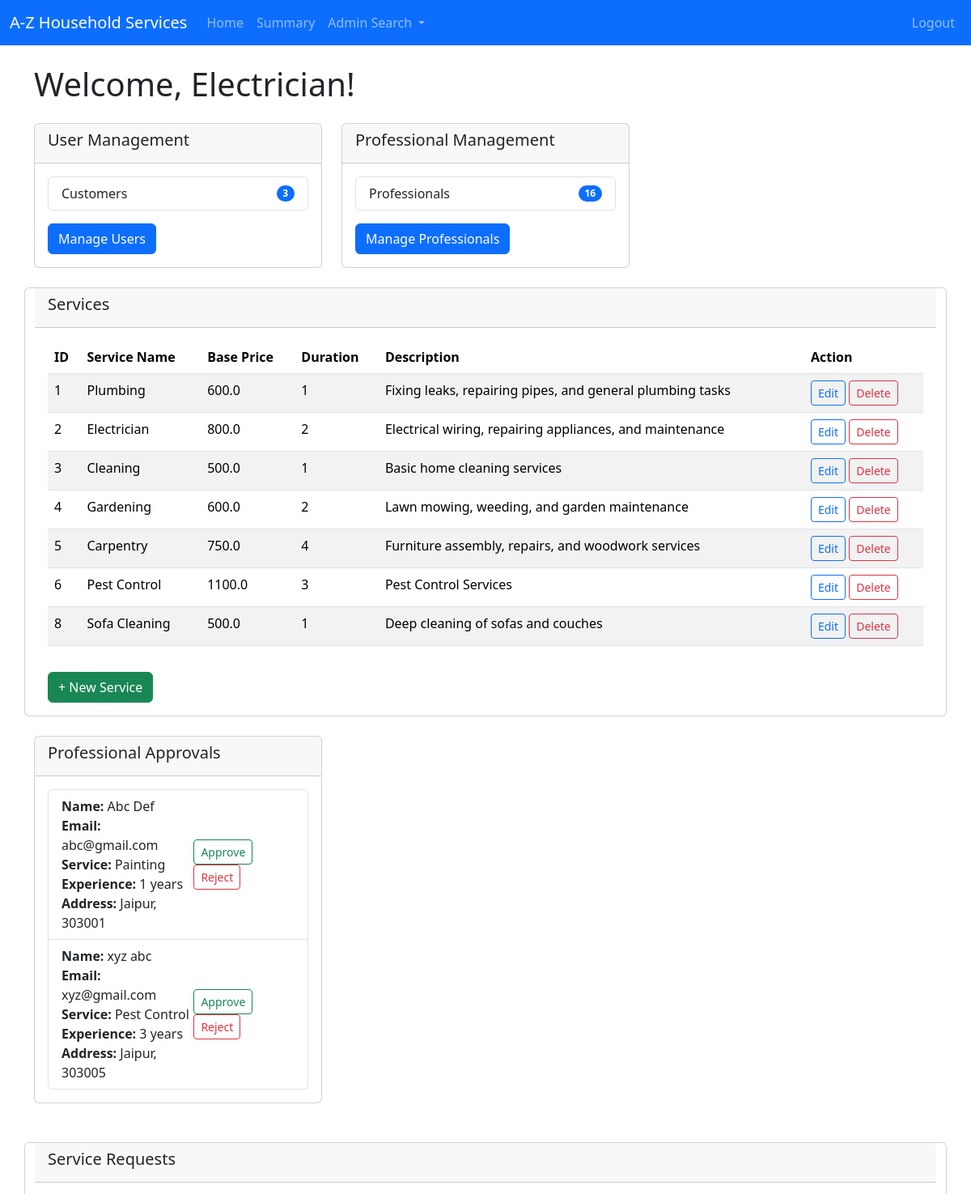
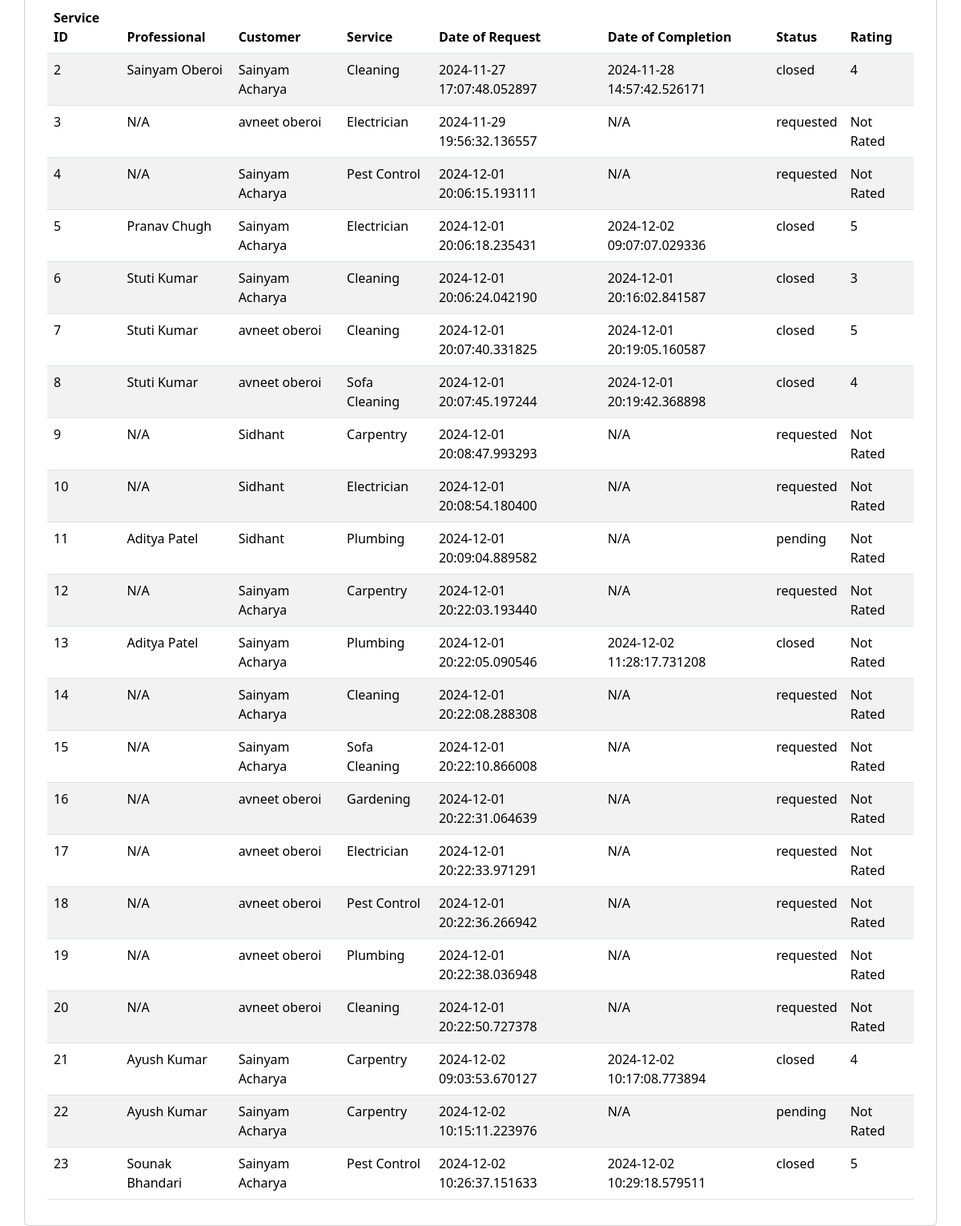
Page /admindashboard/Electrician (signed in) on the earlier database version (2 pictures, top to bottom).
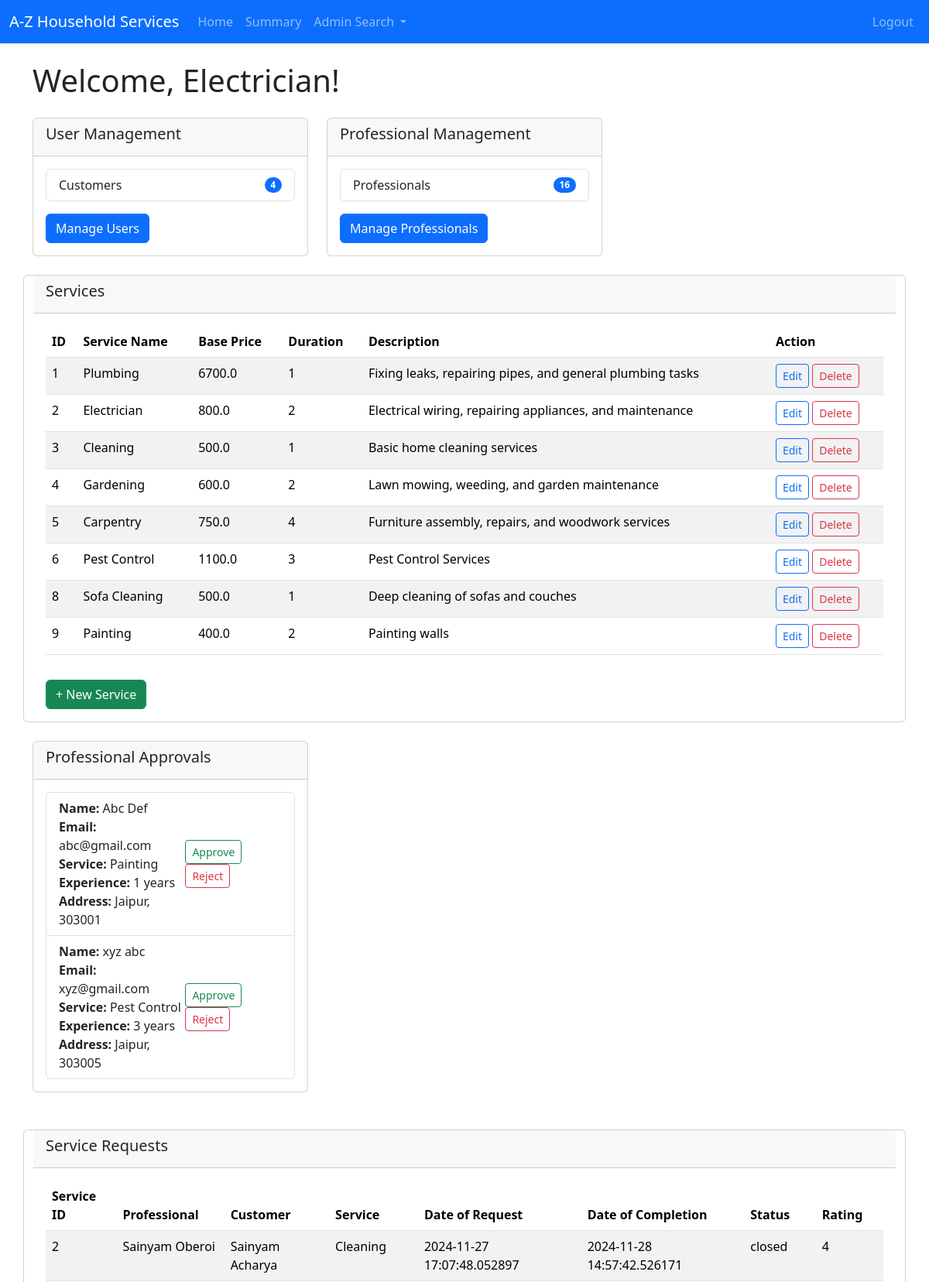
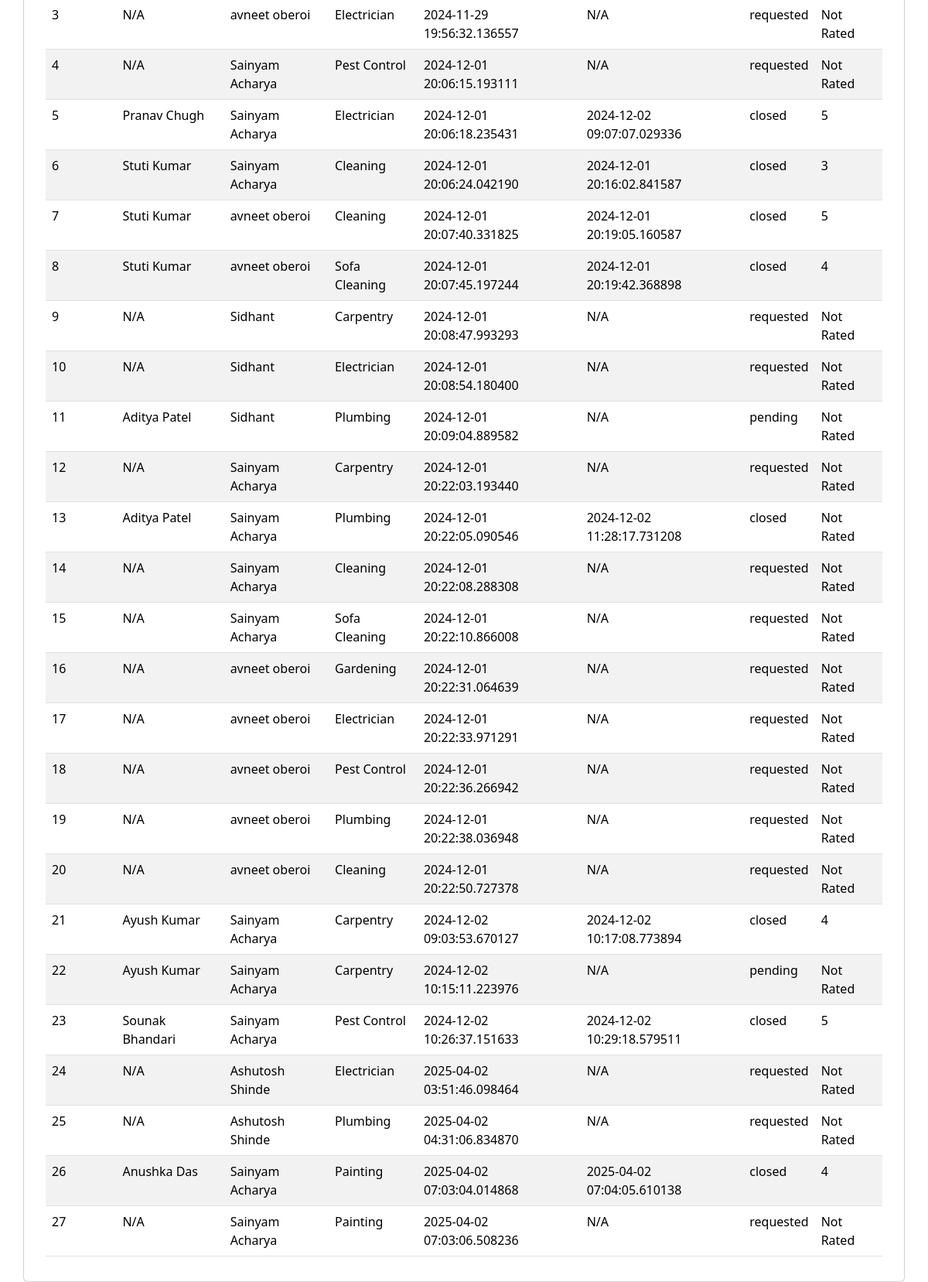
Same page on the later database version (2 pictures, top to bottom).
### backend/models.py (models this page shows)
class Service(db.Model):
    __tablename__ = 'service'
    id = db.Column(db.Integer, primary_key=True)
    name = db.Column(db.String(100), nullable=False)
    price = db.Column(db.Float, nullable=False)
    duration = db.Column(db.Integer, nullable=False)  # in minutes
    description = db.Column(db.Text, nullable=False)
    service_requests = db.relationship('ServiceRequest', cascade="all,delete", backref='service', lazy='dynamic')

class Professional(db.Model):
    __tablename__ = 'professional'
    id = db.Column(db.Integer, primary_key=True)
    email = db.Column(db.String(120), unique=True, nullable=False)
    password = db.Column(db.String(120), nullable=False)
    role = db.Column(db.Integer, default=2)   #1 for customer, 2 for professional, 3 for admin
    full_name = db.Column(db.String(100), nullable=False)
    service_name = db.Column(db.String(100), nullable=False)
    experience = db.Column(db.Integer, nullable=False)
    uploaded_documents = db.Column(db.String(255))  # Stores file path or URL
    address = db.Column(db.String(255), nullable=False)
    pincode = db.Column(db.Integer, nullable=False)
    status = db.Column(db.String(10), nullable=False, default='pending') # for approval of admin
    service_requests = db.relationship('ServiceRequest',cascade="all,delete", backref='professional', lazy='dynamic') #relationship: professionals can access its service requests

class ServiceRequest(db.Model):
    __tablename__ = 'service_requests'
    id = db.Column(db.Integer, primary_key=True)
    user_id = db.Column(db.Integer, db.ForeignKey('user.id'), nullable=False)
    professional_id = db.Column(db.Integer, db.ForeignKey('professional.id'), nullable=True)
    service_id = db.Column(db.Integer, db.ForeignKey('service.id'), nullable=False)
    date_of_request = db.Column(db.DateTime, nullable=False)
    date_of_completion = db.Column(db.DateTime)
    service_status = db.Column(db.String(20), nullable=False)  # 'requested', 'pending' , 'closed',
    rating = db.Column(db.Integer)  # out of 5
    remarks = db.Column(db.Text)

class User(db.Model):
    __tablename__ = 'user'
    id = db.Column(db.Integer, primary_key=True)
    email = db.Column(db.String(120), unique=True, nullable=False)
    password = db.Column(db.String(120), nullable=False)
    role = db.Column(db.Integer, default=1)  # 1 for customer, 2 for professional, 0 for admin
    full_name = db.Column(db.String(120), nullable=False)
    address = db.Column(db.String(255), nullable=False)
    pincode = db.Column(db.Integer, nullable=False)
    service_requests = db.relationship('ServiceRequest',cascade="all,delete", backref='user', lazy='dynamic') #lazy is a server property

### backend/controllers.py (the view)
@app.route('/admindashboard/<name>')
def admin_dashboard(name):
    services=get_services()  # for rendering for-loops of jinja templating
    user_count = User.query.filter_by(role=1).count()  # for calculating user count
    prof_count = Professional.query.filter_by(status='approved').count()  # for calculating prof count
    pending_prof = Professional.query.filter_by(status='pending').all()  #for seeing all pending professionals
    service_requests = ServiceRequest.query.join(Service).join(User).outerjoin(Professional).all()
    return render_template("admin_dashboard.html", user = User.query.filter_by(role=0).first(), name=name, services=services, user_count=user_count, professional_count=prof_count, pending_prof=pending_prof , results=service_requests)

### backend/controllers.py (called while the page is built)
def get_services():
    services=Service.query.all()
    return services

### templates/admin_dashboard.html (shortened to what the changed rows need)
{% extends "base_dashboard.html" %}
{% block dashboard_content %}
<h1 class="mb-4">Welcome, {{name}}!</h1>
<div class="row">
    <div class="col-md-4">
        <div class="card mb-4">
            <div class="card-body">
                <ul class="list-group">
                    <li class="list-group-item d-flex justify-content-between align-items-center">
                        Customers
                        <span class="badge bg-primary rounded-pill">{{ user_count }}</span>
                    </li>
                </ul>
            </div>
        </div>
    </div>
<div class="card mb-4">
    <div class="card-body">
        {% if services %}
        <table class="table table-striped">
            <thead>
                <tr>
                    <th>ID</th>
                    <th>Service Name</th>
                    <th>Base Price</th>
                    <th>Duration</th>
                    <th>Description</th>
                    <th>Action</th>
                </tr>
            </thead>
            <tbody>
                {% for service in services %}
                <tr>
                    <td>{{ service.id }}</td>
                    <td>{{ service.name }}</td>
                    <td>{{ service.price }}</td>
                    <td>{{ service.duration }}</td>
                    <td>{{ service.description }}</td>
                    <td>
                        <a href="{{ url_for('edit_service', name=name, service_id=service.id) }}"
                           class="btn btn-sm btn-outline-primary">Edit</a>
                        <a href="{{ url_for('delete_service', name=name, service_id=service.id) }}"
                           class="btn btn-sm btn-outline-danger">Delete</a>
                    </td>
                </tr>
                {% endfor %}
            </tbody>
        </table>
        {% else %}
        <h3 class="text-center">Sorry, there are no services available.</h3>
        {% endif %}
    </div>
</div>
<div class="col-md-4">
    <div class="card mb-4">
        <div class="card-body">
            <ul class="list-group">
                {% for professional in pending_prof %}
                <li class="list-group-item d-flex justify-content-between align-items-center">
                    <div>
                        <strong>Name:</strong> {{ professional.full_name }}<br>
                        <strong>Email:</strong> {{ professional.email }}<br>
                        <strong>Service:</strong> {{ professional.service_name }}<br>
                        <strong>Experience:</strong> {{ professional.experience }} years<br>
                        <strong>Address:</strong> {{ professional.address }}, {{ professional.pincode }}
                    </div>
                    <div>
                        <form action="{{ url_for('approve_professional', name=name, professional_id=professional.id) }}" method="POST" style="display:inline;">
                            <button type="submit" class="btn btn-sm btn-outline-success">Approve</button>
                        </form>
                        <form action="{{ url_for('reject_professional',name=name, professional_id=professional.id) }}" method="POST" style="display:inline;">
                            <button type="submit" class="btn btn-sm btn-outline-danger">Reject</button>
                        </form>
                    </div>
                </li>
                {% endfor %}
            </ul>
        </div>
    </div>
</div>
<div class="card mt-4">
    <div class="card-body">
        {% if results %}
        <table class="table table-striped">
            <thead>
                <tr>
                    <th>Service ID</th>
                    <th>Professional</th>
                    <th>Customer</th>
                    <th>Service</th>
                    <th>Date of Request</th>
                    <th>Date of Completion</th>
                    <th>Status</th>
                    <th>Rating</th>
                </tr>
            </thead>
            <tbody>
                {% for result in results %}
                <tr>
                    <td>{{ result.id }}</td>
                    <td>{{ result.professional.full_name if result.professional else 'N/A' }}</td>
                    <td>{{ result.user.full_name }}</td>
                    <td>{{ result.service.name }}</td>
                    <td>{{ result.date_of_request }}</td>
                    <td>{{ result.date_of_completion if result.date_of_completion else 'N/A' }}</td>
                    <td>{{ result.service_status }}</td>
                    <td>{{ result.rating if result.rating else 'Not Rated' }}</td>
                </tr>
                {% endfor %}
            </tbody>
        </table>
        {% else %}
        <p>No service requests are currently available.</p>
        {% endif %}
    </div>
</div>
{% endblock %}

Differences in the rows shown:
changed Service "Plumbing": price "600.0" → "6700.0"
added Service: id "9", name "Painting", price "400.0", duration "2", description "Painting walls"
added ServiceRequest: id "24", professional "N/A", user.full_name "Ashutosh Shinde", service.name "Electrician", date_of_request "2025-04-02 03:51:46.098464", date_of_completion "N/A", service_status "requested", rating "Not Rated"
added ServiceRequest: id "25", professional "N/A", user.full_name "Ashutosh Shinde", service.name "Plumbing", date_of_request "2025-04-02 04:31:06.834870", date_of_completion "N/A", service_status "requested", rating "Not Rated"
added ServiceRequest: id "26", professional "Anushka Das", user.full_name "Sainyam Acharya", service.name "Painting", date_of_request "2025-04-02 07:03:04.014868", date_of_completion "2025-04-02 07:04:05.610138", service_status "closed", rating "4"
added ServiceRequest: id "27", professional "N/A", user.full_name "Sainyam Acharya", service.name "Painting", date_of_request "2025-04-02 07:03:06.508236", date_of_completion "N/A", service_status "requested", rating "Not Rated"
Other differences:
{{ user_count }}: "3" → "4"
